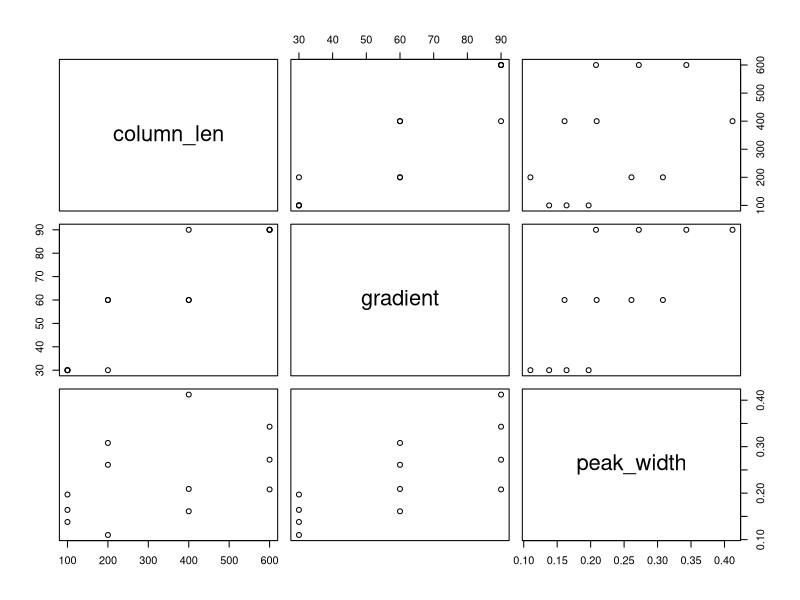

Write R code to recreate this figure.
# model fitting for estimating ion peak width

# data retrieved from Hsieh et al 2013 'Effects of Column and Gradient Lengths on Peak Capacity and Peptide Identification in Nanoflow LC-MS/MS of Complex Proteomic Samples' Supplementary Table 2

# Data then used to estimate ion peak width from LC column characteristics

peak_width <- c(0.197, 0.164, 0.138, 0.11, 0.308, 0.261, 0.209, 0.161, 0.412, 0.343, 0.272, 0.208)
column_len <- c(rep(100, 3), rep(200, 3), rep(400, 3), rep(600, 3))
gradient <- c(rep(30, 4), rep(60, 4), rep(90, 4))
df <- data.frame(column_len, gradient, peak_width)
plot(df)

lm_out1 <- lm(peak_width ~ column_len + gradient)

#kleiner 260
predict(object = lm_out1, newdata = data.frame(column_len = 500, gradient = 260))

#kleiner 460
predict(object = lm_out1, newdata = data.frame(column_len = 500, gradient = 460))

# broberg
predict(object = lm_out1, newdata = data.frame(column_len = 250, gradient = 129))

# aylward
predict(object = lm_out1, newdata = data.frame(column_len = 600, gradient = 100))
